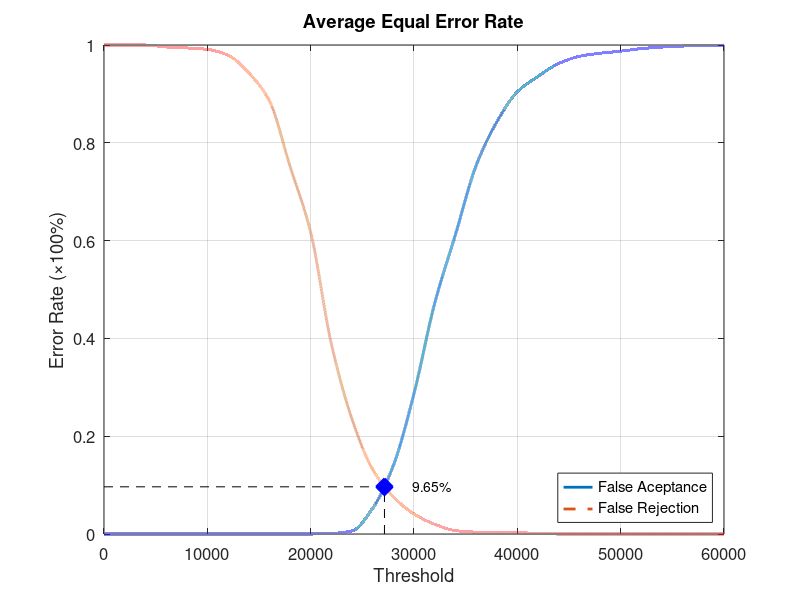
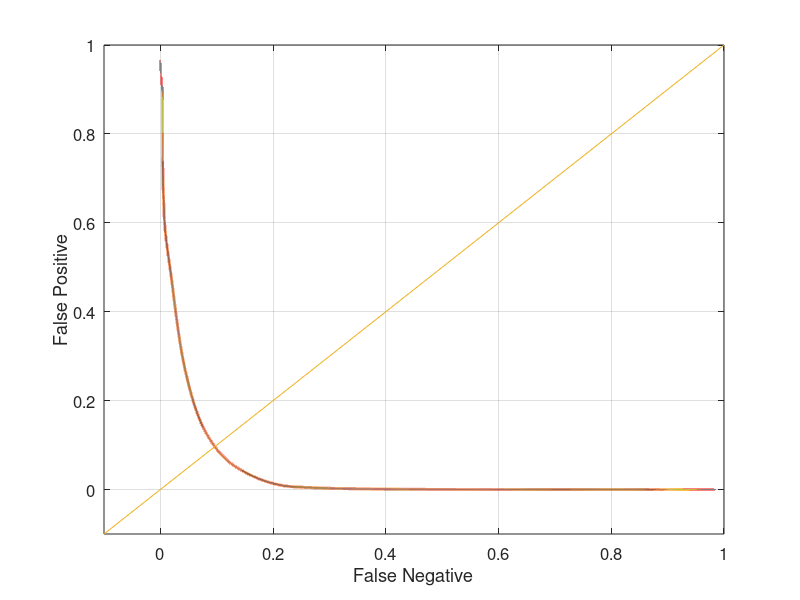

The MATLAB script that drew these images, in order:
function yEER = Database4Average
close all;
clear;
clc;
x = 0:2000:60000;
xq = 0:0.5:60000;

y0 = [0 0 0 0 0 0 0 0 0 0 0 0.00105263 0.00631579 0.0526316 0.14 0.287368 0.471579 0.611579 0.752632 0.842105 0.90421 0.935789 0.962105 0.976842 0.983158 0.987368 0.992632 0.99579 0.997895 0.998947 1];
yy0 = interp1(x, y0, xq, 'pchip');
y1 = [1 1 1 0.996 0.994 0.991 0.979 0.943 0.886 0.752 0.617 0.389 0.235 0.132 0.076 0.041 0.02 0.007 0.004 0.004 0.003 0.001 0 0 0 0 0 0 0 0 0];
yy1 = interp1(x, y1, xq, 'pchip');

% Calculating EER: 
y2 = abs(y0 - y1);
find(y2 == min(y2))
yy2 = abs(yy0 - yy1);
xEER = find(yy2 == min(yy2));
xEERIndex = xq(xEER) % X-axis EER
yEER = yy0(xEER) % Y-axis EER

main = figure
plot(xq, yy0,'-','LineWidth', 2);	hold on
plot(xq, yy1,'--','LineWidth', 2);	hold on
plot([xEERIndex xEERIndex], [0 yEER], 'k--');	hold on
plot([0 xEERIndex], [yEER yEER], 'k--');	hold on
plot(xEERIndex, yEER, 'bx', 'LineWidth', 10);	hold on
text(xEERIndex + 10 * xEERIndex / 100, yEER, [num2str(round((10000 * yEER)) / 100) '%'])
legend('False Aceptance', 'False Rejection', 'Location', 'SouthEast')
xlabel('Threshold')
ylabel('Error Rate (\times100%)')
title('Average Equal Error Rate')
set(gca, 'FontSize', 12)
axis([0 60000 0 1])
grid on

print(main, 'Database4AverageMain', '-dpng');
FNRxFPR = figure('Color', [1 1 1]);
plot(yy1, yy0, '-', yy1, yy0, 'LineWidth', 2);
hold on
y = -0.1:0.1:1
plot(y, y); 
set(gca, 'FontSize', 12)
xlabel('False Negative')
ylabel('False Positive')
axis([-0.1 1 -0.1 1])
set(gca, 'FontSize', 12)
grid on

print(FNRxFPR, 'Database4AverageFNRxFPR','-dpng');
end
